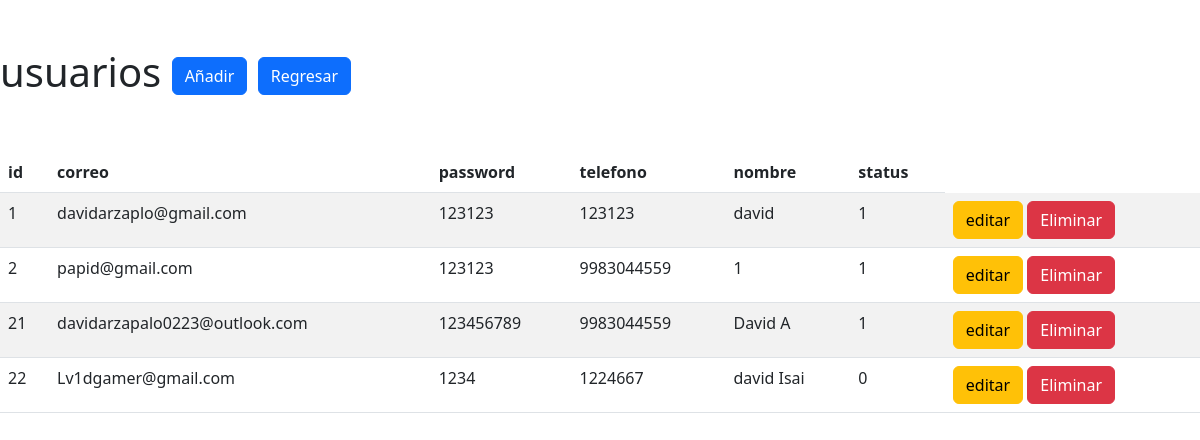
The page /config/usuarios.php (signed in) on the database its author committed.
### tables this page shows
CREATE TABLE `usuarios` (
  `id` int(11) NOT NULL,
  `correo` varchar(255) NOT NULL,
  `password` varchar(50) NOT NULL,
  `telefono` varchar(15) NOT NULL,
  `nombre` varchar(100) NOT NULL,
  `status` int(1) NOT NULL DEFAULT 0
);

### config/usuarios.php (the view, shortened to what this page needs)
<?php
require_once('config.php');
$query = "SELECT * FROM usuarios";
$result = $conexion->query($query);
?>
<!DOCTYPE html>
<html lang="en">
<head>
    <link href="https://cdn.jsdelivr.net/npm/bootstrap@5.2.2/dist/css/bootstrap.min.css" rel="stylesheet">
</head>
<body>
    <div class="container=fluid">
        <div class="row mt-5">
            <div class="col">
                <h1>usuarios <a href="form-insert3.php" class="btn btn-primary" >Añadir</a>   <a href="menu.php" class="btn btn-primary" >Regresar</a> </h1>
            </div>
        </div>
     <div class="row mt-5">
        <div class="col">
            <table class="table table-striped table-hover">
                <thead>
                    <tr>
                        <th>id</th>
                        <th>correo</th>
                        <th>password</th>
                        <th>telefono</th>
                        <th>nombre</th>
                        <th>status</th>
                    </tr>
                </thead>
                <tbody>
                    <?php
                    while($row = $result-> fetch_assoc()){
                    ?>
                    <tr>
                        <td><?php echo $row['id']; ?></td>
                        <td><?php echo $row['correo']; ?></td>
                        <td><?php echo $row['password']; ?></td>
                        <td><?php echo $row['telefono']; ?></td>
                        <td><?php echo $row['nombre']; ?></td>
                        <td><?php echo $row['status']; ?></td>
                        <td>
                            <a href="form-update3.php?id=<?php echo $row['id']; ?>"class="btn btn-warning">editar</a>
                            <a href="delete_spending3.php?id=<?php echo $row['id']; ?>"class="btn btn-danger">Eliminar</a>
                        </td>
                    </tr>
                     <?php } ?>
                </tbody>
            </table>
        </div>
     </div>
    </div>
</body>
</html>

### rows shown on the page
usuarios: id "1", correo "davidarzaplo@gmail.com", password "123123", telefono "123123", nombre "david", status "1"
usuarios: id "2", correo "papid@gmail.com", password "123123", telefono "9983044559", nombre "1", status "1"
usuarios: id "21", correo "davidarzapalo0223@outlook.com", password "123456789", telefono "9983044559", nombre "David A", status "1"
usuarios: id "22", correo "Lv1dgamer@gmail.com", password "1234", telefono "1224667", nombre "david Isai", status "0"
